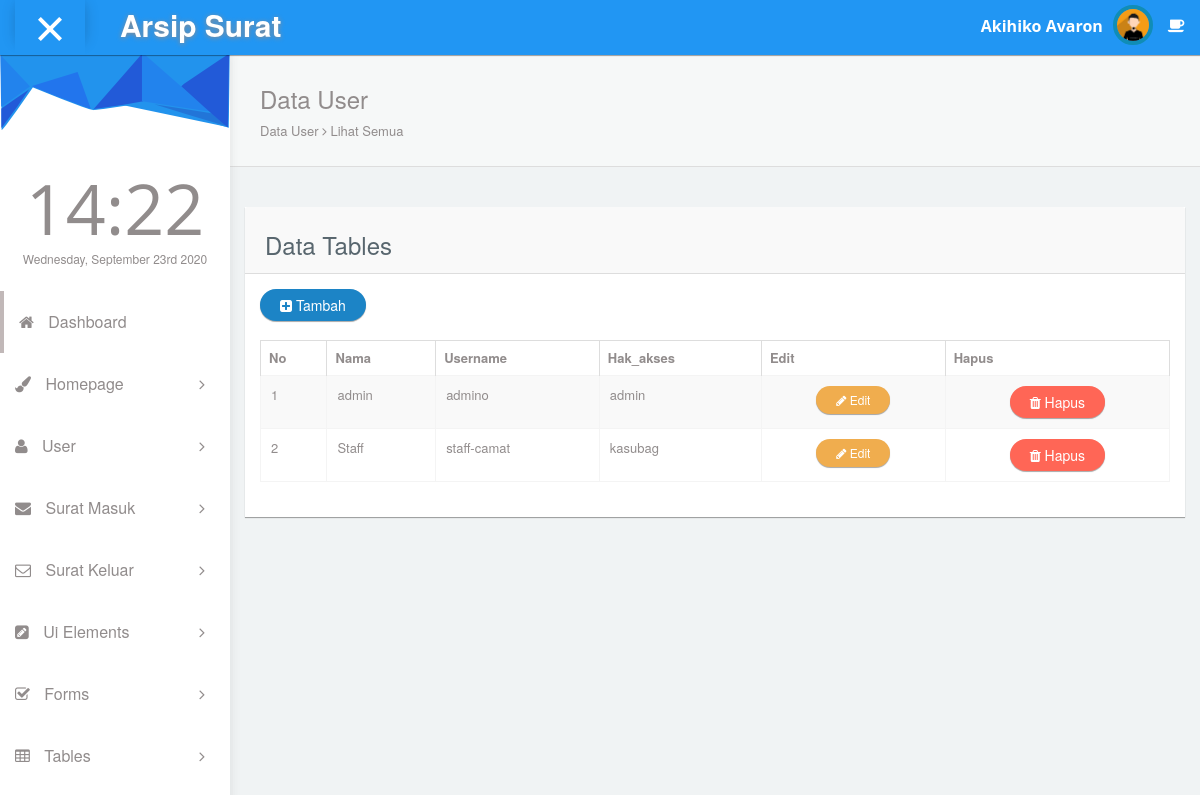
/list.user.php, run on the app's committed database.
### tables this page shows
CREATE TABLE `user` (
  `id_user` int(5) NOT NULL,
  `nama` varchar(20) NOT NULL,
  `username` varchar(20) NOT NULL,
  `password` varchar(50) NOT NULL,
  `hak_akses` varchar(10) NOT NULL,
  `tanggal` varchar(15) NOT NULL,
  `waktu` varchar(15) NOT NULL
);

### list.user.php (the view, shortened to what this page needs)
<!DOCTYPE html>
<html lang="en">
<head>
  <link rel="stylesheet" type="text/css" href="asset/css/bootstrap.min.css">
  <link rel="stylesheet" type="text/css" href="asset/css/plugins/font-awesome.min.css"/>
  <link rel="stylesheet" type="text/css" href="asset/css/plugins/datatables.bootstrap.min.css"/>
  <link rel="stylesheet" type="text/css" href="asset/css/plugins/animate.min.css"/>
  <link href="asset/css/style.css" rel="stylesheet">
    </head>
    <body id="mimin" class="dashboard">
      <nav class="navbar navbar-default header navbar-fixed-top">
        <div class="col-md-12 nav-wrapper">
          <div class="navbar-header" style="width:100%;">
            <div class="opener-left-menu is-open">
              <span class="bottom"></span>
            </div>
            <a href="index.php" class="navbar-brand">
             <b>Arsip Surat</b>
           </a>
           <ul class="nav navbar-nav navbar-right user-nav">
            <li class="user-name"><span>Akihiko Avaron</span></li>
            <li class="dropdown avatar-dropdown">
             <img src="asset/img/avatar.jpg" class="img-circle avatar" alt="user name" data-toggle="dropdown" aria-haspopup="true" aria-expanded="true"/>
          </li>
          <li ><a href="#" class="opener"><span class="fa fa-coffee"></span></a></li>
        </ul>
      </div>
    </div>
  </nav>
  <div class="container-fluid mimin-wrapper">
    <?php include 'page/side_menu.php';?>
        <div id="content">
         <div class="panel box-shadow-none content-header">
          <div class="panel-body">
            <div class="col-md-12">
              <h3 class="animated fadeInLeft">Data User</h3>
              <p class="animated fadeInDown">
                Data User <span class="fa-angle-right fa"></span> Lihat Semua
              </p>
            </div>
          </div>
        </div>
        <div class="col-md-12 top-20 padding-0">
          <div class="col-md-12">
            <div class="panel">
              <div class="panel-heading"><h3>Data Tables</h3></div>
              <div class="panel-body">
                <button data-toggle="modal" data-target="#exampleModalLabel" class="btn btn-primary btn-round" ><i class="fa fa-plus-square"></i> Tambah</button>
                  <br>
                  <br>
                <div class="responsive-table">
                  <table id="datatables-example" class="table table-striped table-bordered" width="100%" cellspacing="0">
                    <thead>
                      <tr>
                        <th>No</th>
                    <th>Nama</th>
                    <th>Username</th>
                    <th>Hak_akses</th>
                    <th>Edit</th>
                    <th>Hapus</th>
                      </tr>
                    </thead>
                    <tbody>
                     <?php
                     include 'koneksi.php';
                     $no = 1;
                     $data = mysqli_query($koneksi,"Select * FROM user");
                     while($d = mysqli_fetch_array($data)){
                      ?>
                      <tr>
                      <td><?php echo $no++ ;?></td>
                      <td><?php echo $d['nama']; ?></td>
                      <td><?php echo $d['username']; ?></td>
                      <td><?php echo $d['hak_akses']; ?></td>
                          <td align="center"><a href="#" data-id="<?php echo $d['id_user']; ?>"class="btn btn-round btn-detail btn-warning btn-sm"data-toggle="modal" data-target="#detailPesan"><i class="fa fa-pencil"></i> Edit</a></td>
                        <td align="center"><a onclick="if(confirm('Apakah anda yakin ingin menghapus data ini ?')){ location.href='crud/hapus_data_user.php?id_user=<?php echo $d['id_user']; ?>' }" class="btn btn-round btn-danger"><i class="fa fa-trash"></i> Hapus</a></td>
                      <?php
                  }
                  ?>
                      </tr>
                    </tbody>
                </table>
              </div>
            </div>
          </div>
        </div>
      </div>
    </div>
 </div>
</body>
</html>

### data on the page
user: nama "admin", username "admino", hak_akses "admin"
user: nama "Staff", username "staff-camat", hak_akses "kasubag"
